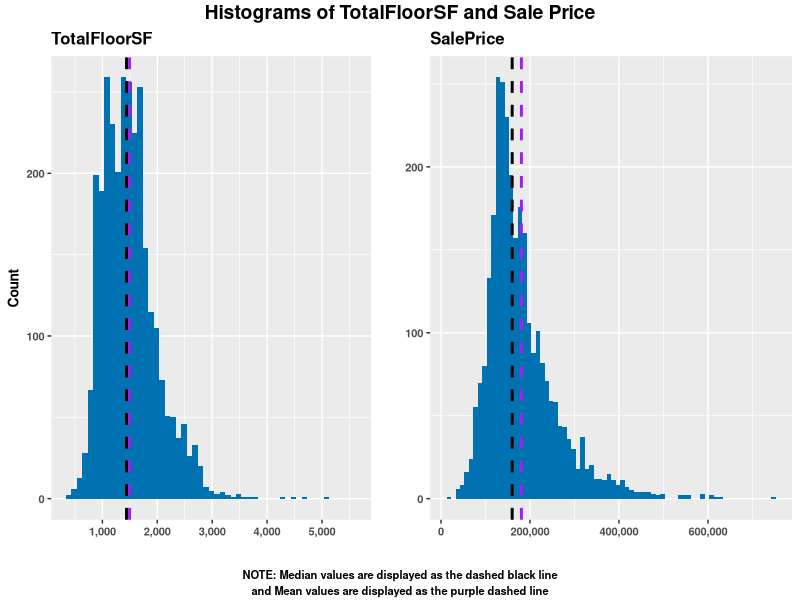
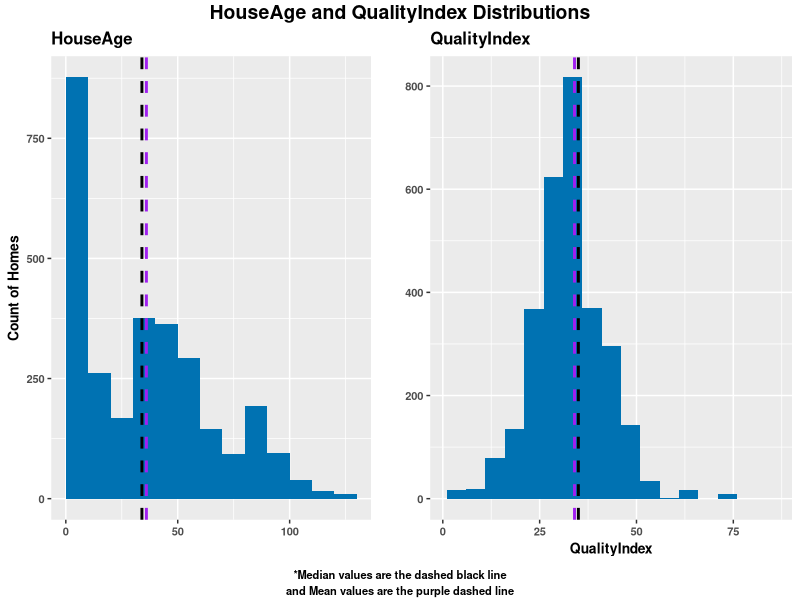
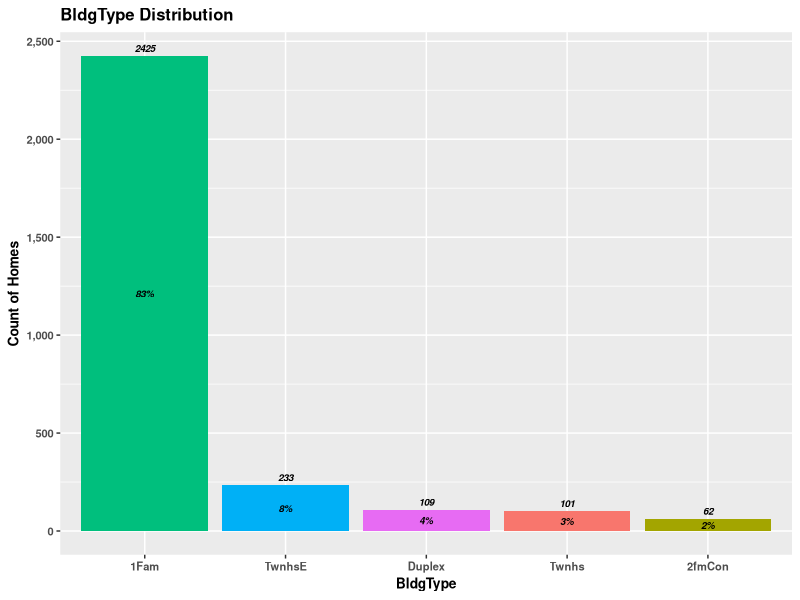
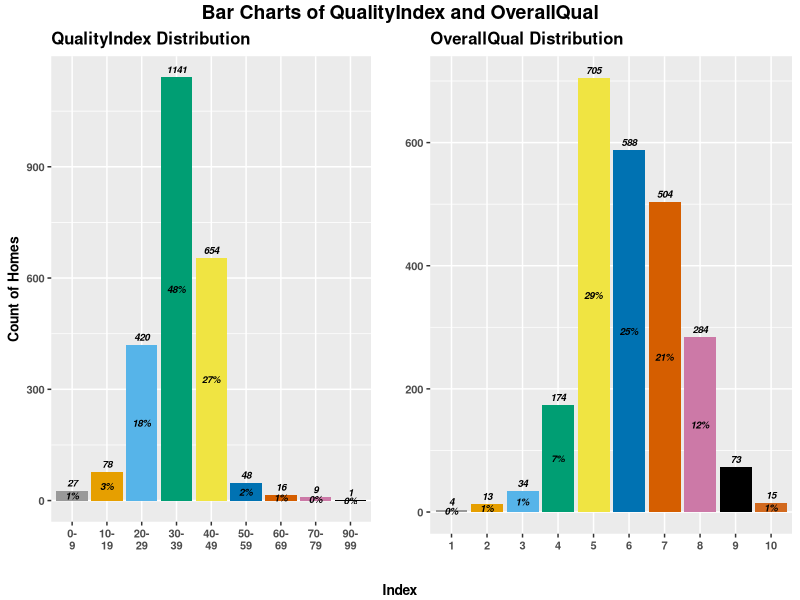
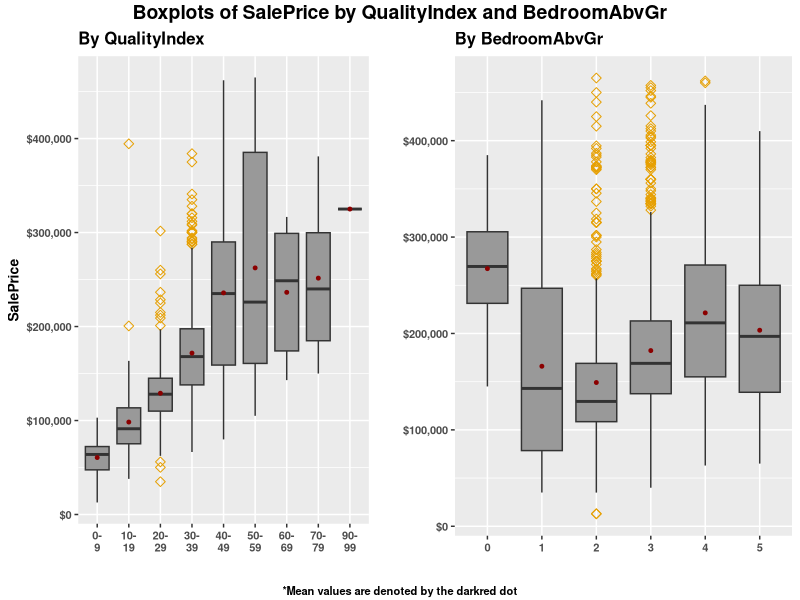
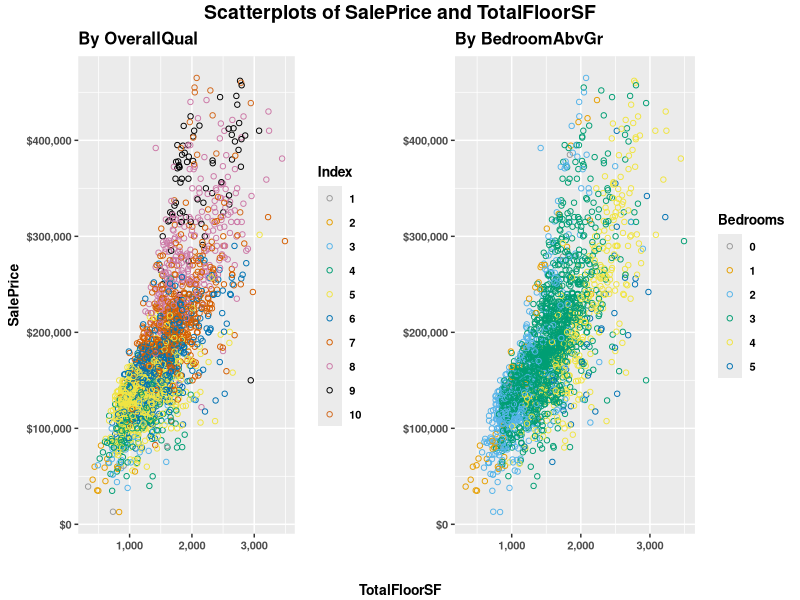
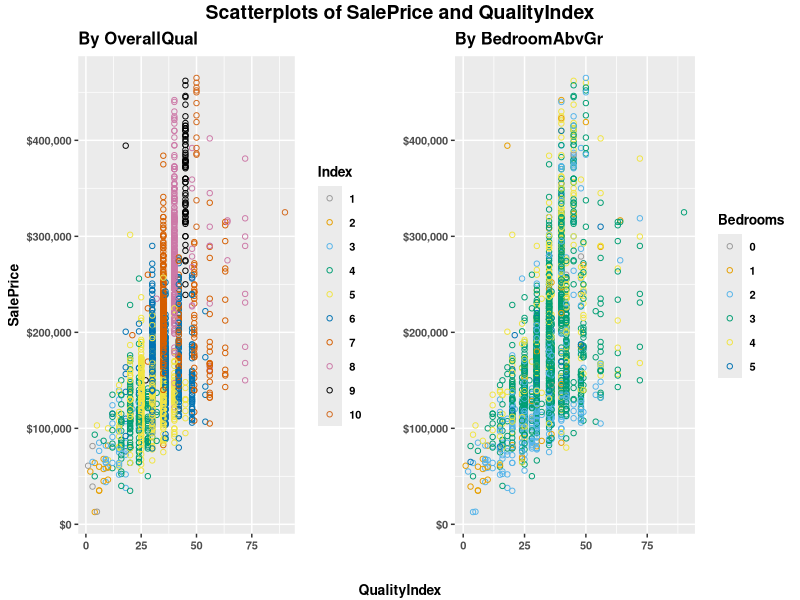
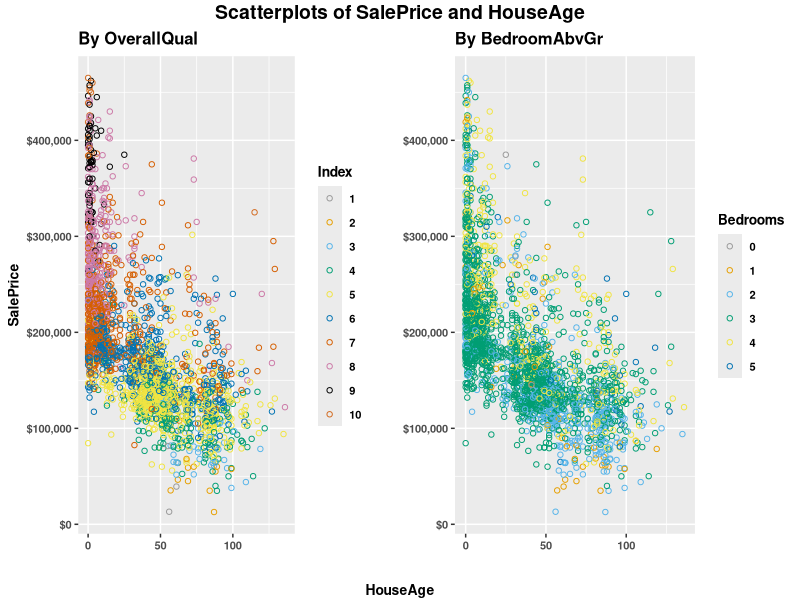

R code for these plots, in order:
## ---- chunk 1
knitr::opts_chunk$set(echo = FALSE, warning = FALSE, error = FALSE)
library(tidyverse)
library(rmarkdown)
library(forcats)
library(gridExtra)
library(grid)
library(corrplot)
library(reshape2)
library(rockchalk)
library(scatterplot3d)

# define custom color palette
cbPalette <- c("#999999", "#E69F00", "#56B4E9", "#009E73", "#F0E442", "#0072B2", "#D55E00", "#CC79A7","#000000", "#D2691E")

# set working directory
setwd("C:/Users/julia/OneDrive/Documents/Code/jrodd-msds-projects/410_Regression/code")
## ---- chunk 2
# read in our data
ames <- read.csv(file="../data/ames_housing_data.csv",head=TRUE,sep=",")

# define additional variables
ames <- ames %>%
  mutate(TotalFloorSF = FirstFlrSF + SecondFlrSF,
         HouseAge = YrSold - YearBuilt,
         QualityIndex = OverallQual * OverallCond,
         logSalePrice = log(SalePrice),
         PriceSqFt = SalePrice/TotalFloorSF)

# define subset
ames_subdat <- ames %>%
  select(TotalFloorSF, HouseAge, QualityIndex, PriceSqFt, SalePrice, LotArea, BsmtFinSF1, Neighborhood, HouseStyle, LotShape, OverallQual, logSalePrice, TotalBsmtSF, HouseStyle, BldgType, KitchenAbvGr, KitchenQual, FullBath, BedroomAbvGr)
## ---- chunk 3
hist_function <- function(varx, fill_color, break_min, break_max, step_size, titlex, xlabel="", ylabel=""){
  median_total <- format(round(median(ames_subdat[[varx]]),0),scientific=F)
  mean_total <- format(round(mean(ames_subdat[[varx]]),0),scientific=F)
  
  ames_subdat %>%
    ggplot(aes(x=ames_subdat[[varx]])) + 
    geom_histogram(fill = cbPalette[fill_color], breaks=seq(break_min, break_max, by = step_size)) +
    labs(title=titlex, x=xlabel, y=ylabel) +
    theme(text = element_text(size = 10, face = "bold")) + 
    scale_y_continuous(labels = scales::comma) +
    scale_x_continuous(labels = scales::comma) +
    geom_vline(aes(xintercept = as.numeric(median_total)), color = "black", linetype = "dashed", size = 1) +
    geom_vline(aes(xintercept = as.numeric(mean_total)), color = "purple", linetype = "dashed", size = 1) 
}
## ---- chunk 4
totalfloor_hist <- hist_function("TotalFloorSF", 6, 334,5642, 100, title="TotalFloorSF", ylabel="Count")

saleprice_hist <- hist_function("SalePrice", 6, 12790, 755000, 10000, titlex="SalePrice")

grid.arrange(totalfloor_hist,saleprice_hist, ncol = 2, widths=9:10,top=textGrob("Histograms of TotalFloorSF and Sale Price", gp=gpar(fontsize=14, fontface = "bold")),bottom=textGrob("NOTE: Median values are displayed as the dashed black line\nand Mean values are displayed as the purple dashed line", gp=gpar(fontsize=8, fontface = "bold")))

## ---- chunk 5
# house age
age_hist <- hist_function("HouseAge",6,0,136,10, title="HouseAge",ylabel="Count of Homes")

# qualityindex
qualityindex_hist <- hist_function("QualityIndex",6,1,90,5, title="QualityIndex", xlabel="QualityIndex")

grid.arrange(age_hist, qualityindex_hist, ncol = 2, widths = 9:10, top=textGrob("HouseAge and QualityIndex Distributions", gp=gpar(fontsize=14, fontface = "bold")),bottom=textGrob("*Median values are the dashed black line\nand Mean values are the purple dashed line", gp=gpar(fontsize=8, fontface = "bold")))
## ---- chunk 6
# bldg type spread
bldgtype_count <- ames_subdat %>%
  group_by(BldgType) %>%
  arrange(BldgType) %>%
  summarise(count=n()) %>%
  mutate(percent = count / sum(count))

# bldgtype plot
bldgtype_dist <- bldgtype_count %>%
  ggplot(aes(x=reorder(BldgType, desc(count)), y=count, fill=cbPalette[3:7])) + 
  geom_bar(stat="identity") +
  labs(title="BldgType Distribution", x = "BldgType", y = "Count of Homes") +
  geom_text(aes(label=count),vjust = -.5, size = 2.5, fontface = "bold.italic") +
  geom_text(aes(label=paste(round(percent*100,0),"%",sep="")),position=position_stack(vjust=.5), size = 2.5, fontface = "bold.italic") +
  theme(text = element_text(size = 10, face = "bold")) + 
  scale_y_continuous(labels = scales::comma) +
  guides(fill=FALSE)

grid.arrange(bldgtype_dist, ncol = 1)

## ---- chunk 7
# function to transform quality into a bucket/categorical variable
QualBinVar = function(qual) {
  ifelse(qual >= 90, "90-\n99",
         ifelse(qual >= 80, "80-\n89",
                ifelse(qual >= 70, "70-\n79",
                       ifelse(qual >= 60, "60-\n69",
                              ifelse(qual >= 50, "50-\n59",
                                     ifelse(qual >= 40, "40-\n49",
                                            ifelse(qual >=30, "30-\n39",
                                                   ifelse(qual >= 20, "20-\n29",
                                                          ifelse(qual >= 10, "10-\n19", "0-\n9")))))))))
}

## ---- chunk 8
# define our dataset for typical houses
ames_subdat <- ames_subdat %>%
  filter(BldgType == "1Fam" & TotalFloorSF < 3600 & SalePrice < 465500) %>%
  # create a new binned var for quality index
  mutate(QualityIndexBin = QualBinVar(QualityIndex))
## ---- chunk 9
# quality spread
qual_count <- ames_subdat %>%
  mutate(qual_bucket = QualBinVar(QualityIndex)) %>%
  group_by(qual_bucket) %>%
  arrange(qual_bucket) %>%
  summarise(count=n()) %>%
  mutate(percent = count / sum(count))

qual_count2 <- ames_subdat %>%
  group_by(OverallQual) %>%
  arrange(OverallQual) %>%
  summarise(count=n()) %>%
  mutate(percent = count / sum(count))

# qual plot
qual_dist <- qual_count %>%
  ggplot(aes(x=qual_bucket, y=count, fill=qual_bucket)) + 
  geom_bar(stat="identity") +
  labs(title="QualityIndex Distribution", x = "", y = "Count of Homes") +
  geom_text(aes(label=count),vjust = -.5, size = 2.5, fontface = "bold.italic") +
  geom_text(aes(label=paste(round(percent*100,0),"%",sep="")),position=position_stack(vjust=.5), size = 2.5, fontface = "bold.italic") +
  theme(text = element_text(size = 10, face = "bold")) + 
  scale_fill_manual(values=cbPalette) +
  scale_y_continuous(labels = scales::comma) +
  # need to title the text unor
  #theme(axis.text.x=element_text(angle=45,hjust=1)) +
  guides(fill=FALSE)

qual_dist2 <- qual_count2 %>%
  ggplot(aes(x=as.factor(OverallQual), y=count, fill=as.factor(OverallQual))) + 
  geom_bar(stat="identity") +
  labs(title="OverallQual Distribution", x = "", y = "") +
  geom_text(aes(label=count),vjust = -.5, size = 2.5, fontface = "bold.italic") +
  geom_text(aes(label=paste(round(percent*100,0),"%",sep="")),position=position_stack(vjust=.5), size = 2.5, fontface = "bold.italic") +
  theme(text = element_text(size = 10, face = "bold")) + 
  scale_fill_manual(values=cbPalette) +
  scale_y_continuous(labels = scales::comma) +
  guides(fill=FALSE)

grid.arrange(qual_dist, qual_dist2, ncol = 2, widths=9:10,top=textGrob("Bar Charts of QualityIndex and OverallQual", gp=gpar(fontsize=14, fontface = "bold")), bottom=textGrob("Index", gp=gpar(fontsize=10, fontface = "bold")))

## ---- chunk 10
fun_mean <- function(x){
  return(data.frame(y=round(mean(x),0), label=round(mean(x,na.rm=T),0)))
}

boxplot_function <- function(varx,mytitle,xlabel="",ylabel=""){
  ames_subdat %>%
    rename_(x=varx) %>%
    mutate(x=as.factor(x)) %>%
    ggplot(aes(x=x, y=SalePrice, fill=as.factor(varx))) + 
    geom_boxplot(outlier.colour =  cbPalette[2], outlier.shape = 5, outlier.size = 2) +
    labs(title=mytitle, x=xlabel, y=ylabel) +
    theme(text = element_text(size = 10, face = "bold")) + 
    scale_y_continuous(labels = scales::dollar) +
    scale_fill_manual(values = cbPalette) +
    guides(fill=FALSE) +
    stat_summary(fun.y = mean, geom="point", colour = "darkred", size = 1) 
  
}
## ---- chunk 11
# boxplots of totalfloorsf & saleprice by our categorical variables
saleprice_overallqual_boxplot <- boxplot_function("QualityIndexBin","By QualityIndex",ylabel="SalePrice")
  
saleprice_bed_boxplot <- boxplot_function("BedroomAbvGr","By BedroomAbvGr")

grid.arrange(saleprice_overallqual_boxplot, saleprice_bed_boxplot, ncol = 2, widths=8:9,top=textGrob("Boxplots of SalePrice by QualityIndex and BedroomAbvGr", gp=gpar(fontsize=14, fontface = "bold")), bottom=textGrob("*Mean values are denoted by the darkred dot", gp=gpar(fontsize=8, fontface = "bold")))

## ---- chunk 12
scatterplot_function <- function(varx,vary,pt_color,mytitle,xlabel="",ylabel="",guides_name){
  ames_subdat %>%
    rename_(x=varx,y=vary,color=pt_color) %>%
    mutate(color=as.factor(color)) %>%
    ggplot(aes(x=x, y=y,color=color)) + 
    geom_point(shape=1) +
    labs(title=mytitle, x=xlabel, y=ylabel) +
    scale_color_manual(values=cbPalette) +
    theme(text = element_text(size = 10, face = "bold")) + 
    scale_y_continuous(labels = scales::dollar) +
    scale_x_continuous(labels = scales::comma) +
    guides(color=guide_legend(guides_name))
}
## ---- chunk 13
# scatterplots of totalfloorsf & saleprice by our categorical variables
totalfloor_saleprice_overallqual_plot <- scatterplot_function("TotalFloorSF","SalePrice","OverallQual","By OverallQual",ylabel="SalePrice",guides_name = "Index")

totalfloor_saleprice_bed_plot <- scatterplot_function("TotalFloorSF","SalePrice","BedroomAbvGr","By BedroomAbvGr",guides_name = "Bedrooms")

grid.arrange(totalfloor_saleprice_overallqual_plot, totalfloor_saleprice_bed_plot, ncol = 2, widths=8:9,top=textGrob("Scatterplots of SalePrice and TotalFloorSF", gp=gpar(fontsize=14, fontface = "bold")), bottom=textGrob("TotalFloorSF", gp=gpar(fontsize=10, fontface = "bold")))

## ---- chunk 14
# scatterplots of totalfloorsf & saleprice by our categorical variables
qual_saleprice_overallqual_plot <- scatterplot_function("QualityIndex","SalePrice","OverallQual","By OverallQual",ylabel="SalePrice",guides_name = "Index")
  
qual_saleprice_bed_plot <- scatterplot_function("QualityIndex","SalePrice","BedroomAbvGr","By BedroomAbvGr",guides_name = "Bedrooms")

grid.arrange(qual_saleprice_overallqual_plot, qual_saleprice_bed_plot, ncol = 2, widths=8:9,top=textGrob("Scatterplots of SalePrice and QualityIndex", gp=gpar(fontsize=14, fontface = "bold")), bottom=textGrob("QualityIndex", gp=gpar(fontsize=10, fontface = "bold")))

## ---- chunk 15
# scatterplots of totalfloorsf & saleprice by our categorical variables
age_saleprice_overallqual_plot <- scatterplot_function("HouseAge","SalePrice","OverallQual","By OverallQual",ylabel="SalePrice",guides_name = "Index")

age_saleprice_bed_plot <- scatterplot_function("HouseAge","SalePrice","BedroomAbvGr","By BedroomAbvGr",guides_name = "Bedrooms")

grid.arrange(age_saleprice_overallqual_plot, age_saleprice_bed_plot, ncol = 2, widths=8:9,top=textGrob("Scatterplots of SalePrice and HouseAge", gp=gpar(fontsize=14, fontface = "bold")), bottom=textGrob("HouseAge", gp=gpar(fontsize=10, fontface = "bold")))

## ---- chunk 16
attach(ames_subdat)

s3d <-scatterplot3d(TotalFloorSF,QualityIndex,SalePrice,pch=16, 
                    highlight.3d=TRUE,type="h", main="3D Scatterplot")
fit <- lm(SalePrice ~ TotalFloorSF + QualityIndex) 
s3d$plane3d(fit)
## ---- chunk 17
SLRresult1 <- lm(SalePrice ~ TotalFloorSF, data=ames_subdat)
summary(aov(SLRresult1))
SLR_sum1 <- summary(SLRresult1)
## ---- chunk 18
SLR_sum1$coefficients
## ---- chunk 19
par(mfrow=c(1,2)) 
plot(SLRresult1, which=1:2, col=cbPalette[6]) # we select only the first 2 plots
## ---- chunk 20
SLRresult2 <- lm(SalePrice ~ QualityIndex, data=ames_subdat)
summary(aov(SLRresult2))
SLR_sum2 <- summary(SLRresult2)
## ---- chunk 21
SLR_sum2$coefficients
## ---- chunk 22
par(mfrow=c(1,2)) 
plot(SLRresult2, which=1:2, col=cbPalette[6])
## ---- chunk 23
SLRresult3 = lm(SalePrice ~ TotalFloorSF + QualityIndex, data=ames_subdat)
summary(aov(SLRresult3))
SLR_sum3 = summary(SLRresult3)
## ---- chunk 24
SLR_sum3$coefficients
## ---- chunk 25
par(mfrow=c(1,2)) 
plot(SLRresult3, which=1:2, col=cbPalette[6])
## ---- chunk 26
SLRresult4 <- lm(logSalePrice ~ TotalFloorSF, data=ames_subdat)
summary(aov(SLRresult4))
SLR_sum4 <- summary(SLRresult4)
## ---- chunk 27
SLR_sum4$coefficients
## ---- chunk 28
par(mfrow=c(1,2)) 
plot(SLRresult4, which=1:2, col=cbPalette[6])
## ---- chunk 29
SLRresult5 <- lm(logSalePrice ~ QualityIndex, data=ames_subdat)
summary(aov(SLRresult5))
SLR_sum5 <- summary(SLRresult5)
## ---- chunk 30
SLR_sum5$coefficients
## ---- chunk 31
par(mfrow=c(1,2)) 
plot(SLRresult5, which=1:2, col=cbPalette[6])
## ---- chunk 32
SLRresult6 <- lm(logSalePrice ~ TotalFloorSF + QualityIndex, data=ames_subdat)
summary(aov(SLRresult6))
SLR_sum6 <- summary(SLRresult6)
## ---- chunk 33
SLR_sum6$coefficients
## ---- chunk 34
par(mfrow=c(1,2)) 
plot(SLRresult6, which=1:2, col=cbPalette[6])
